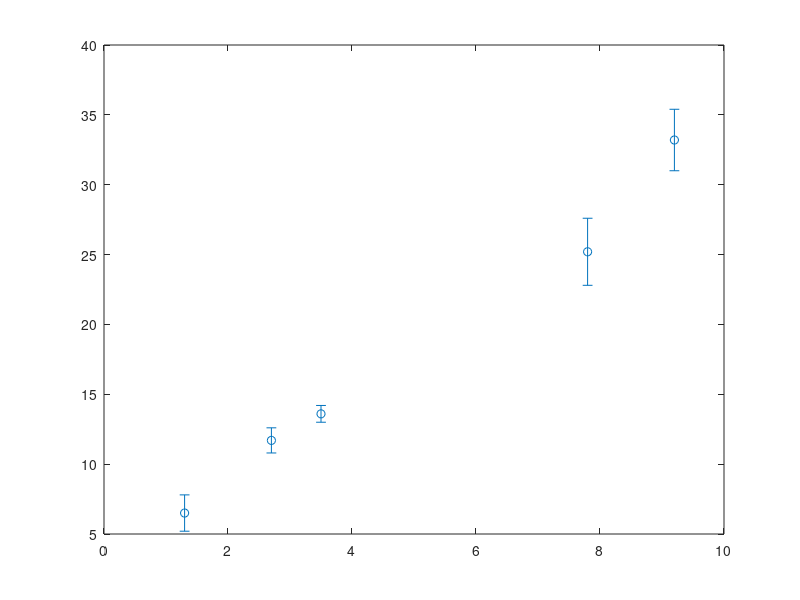

This figure's MATLAB source: (Note: this script raises an error after producing the figure.)
% Detta skript visar hur man passar en rät linje
%      y(x) = k*x + m
% till en dataserie där vi har ett mått på osäkerheten i varje punkt (dy):

x = [1.3 2.7 3.5 7.8 9.2];
y = [6.5 11.7 13.6 25.2 33.2];
dy = [1.3 0.9 0.6 2.4 2.2];

% Vi kan plotta punkterna med osäkerheten utritad
errorbar(x, y, dy, 'o')

% Nu genomför vi en s.k. "viktad" minsta kvadrat anpassning:
% http://se.mathworks.com/help/curvefit/fit.html
f = fittype('poly1');  % Linjär ekvation (2 parametrar)
options = fitoptions('poly1');
options.Weights = 1./dy;
fitobj = fit(x', y', f, options);
k = fitobj.p1
m = fitobj.p2
% Standard avvikelsen för resp. parameter fås genom:
std_dev = diff(confint(fitobj, 0.6827))/2;
dk = std_dev(1)
dm = std_dev(2)

hold on;
handle = plot([x(1) x(end)], m + k*[x(1) x(end)]);
lbl = sprintf('fit: y = (%.2f +/- %.2f) x + %.2f +/- %.2f', k, dk, m, dm);
legend('data', lbl, 'Location', 'NorthWest')
saveas(handle, 'wls_fit.png', 'png')